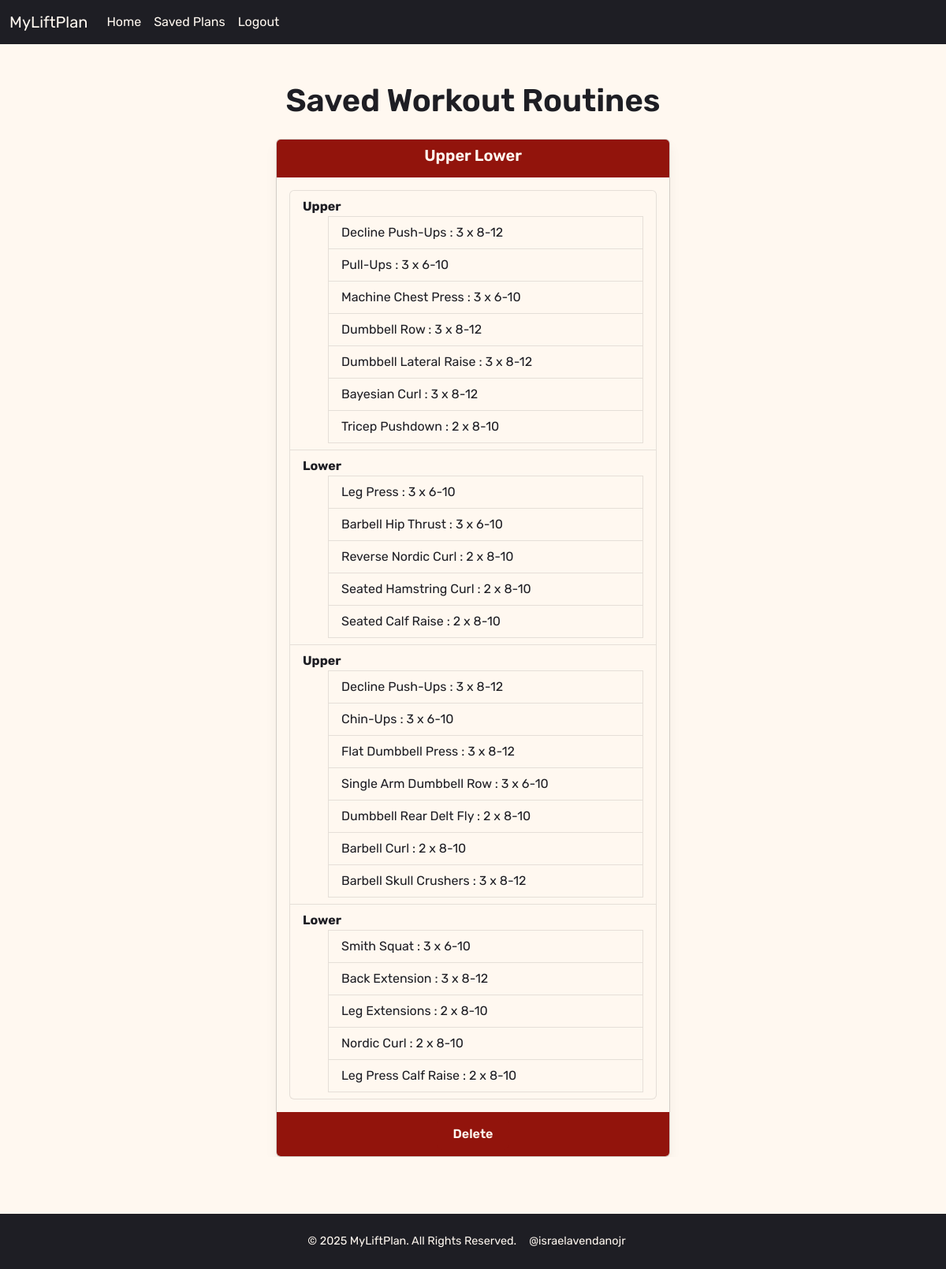
Page /saved_plans (signed in) on the earlier database version.
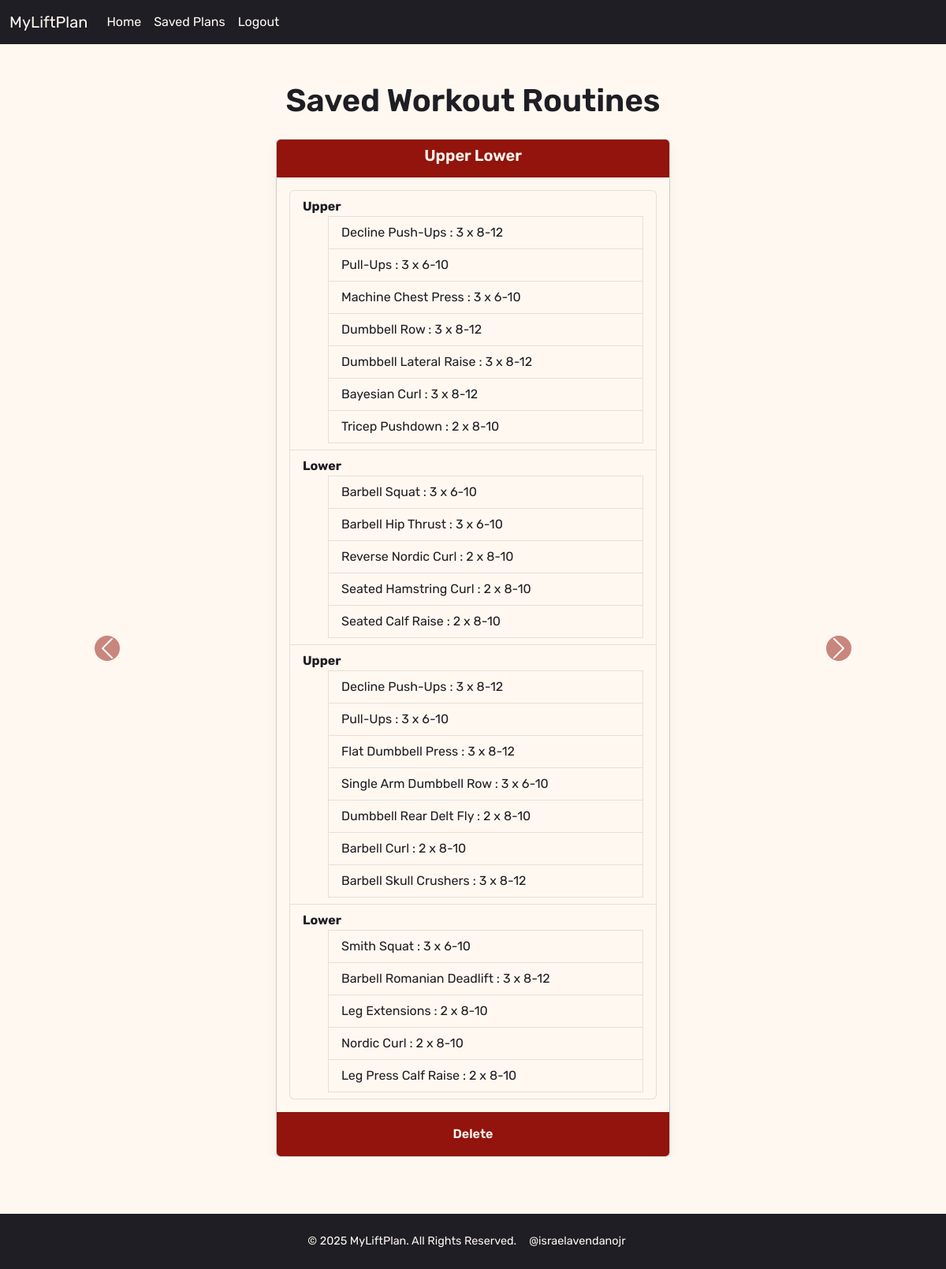
Same page on the later database version.
### website/models.py (models this page shows, shortened)
class SavedPlan(db.Model):
    id = db.Column(db.Integer, primary_key=True)
    split_name = db.Column(db.String(100), nullable=False)
    plan = db.Column(db.Text, unique=True, nullable=False)
    user_id = db.Column(db.Integer, db.ForeignKey('user.id'), nullable=False)
    def get_plan_data(self):
            try:
                return json.loads(self.plan)  # Convert JSON string back to dict
            except json.JSONDecodeError as e:
                return {}

class Exercise(db.Model):
    id = db.Column(db.Integer, primary_key=True)
    name = db.Column(db.String(100), nullable=False)
    role_id = db.Column(db.Integer, db.ForeignKey('exercise_role.id'), nullable=False)
    role = db.relationship('ExerciseRole', backref='exercises')
    equipment = db.Column(db.String(100), nullable=False)
    type = db.Column(Enum(ExerciseType, name="exercise_type_enum"), nullable=False)

### website/views.py (the view)
@views.route('/saved_plans')
@login_required
def saved_plans():
    plans = SavedPlan.query.filter_by(user_id=current_user.id).all()
    exercises = Exercise.query.all()
    exercises_by_role = defaultdict(list)
    exercises_by_role_serializable = defaultdict(list)
    for exercise in exercises:
        role_name = exercise.role.name  # turn ExerciseRole into plain string
        exercises_by_role_serializable[role_name].append({
            'id': exercise.id,
            'name': exercise.name,
        })
    return render_template("saved_plans.html", user=current_user, plans=plans, exercises_by_role=exercises_by_role_serializable)

### website/__init__.py (called while the page is built)
def create_app():
    app = Flask(__name__)
    app.config['SECRET_KEY'] = 'hjdaksdhjkasdhjklasdhjka'
    app.config['SQLALCHEMY_DATABASE_URI'] = f'sqlite:///{DB_NAME}'
    db.init_app(app)
    from .views import views
    from .auth import auth
    app.register_blueprint(views, url_prefix='/')
    app.register_blueprint(auth, url_prefix='/')
    from .models import User, WorkoutPreferences, WorkoutSplit, WorkoutDay, ExerciseRole, Exercise, SavedPlan
    with app.app_context():
        db.create_all()
    login_manager = LoginManager()
    login_manager.login_view = 'auth.login'
    login_manager.init_app(app)
    @login_manager.user_loader
    def load_user(id):
        return User.query.get(int(id))
    return app

### website/templates/saved_plans.html (shortened to what this page needs)
{% extends "base.html" %}
{% block content %}
<div class="container mt-4">
    <h1 class="text-center mb-4" style="color: var(--bs-primary);">Saved Workout Routines</h1>
    {% if plans %}
    <div id="workoutCarousel" class="carousel slide" data-bs-ride="false">
        <div class="carousel-inner">
            {% for plan in plans %}
            <div class="carousel-item {% if loop.first %}active{% endif %}">
                <div class="card mx-auto" style="max-width: 500px;">
                    <div class="card-header text-center">
                        <h5 class="card-title">{{ plan.split_name }}</h5>
                    </div>
                    <div class="card-body">
                        <ul class="list-group">
                            {% for day in plan.get_plan_data().days %}
                            <li class="list-group-item">
                                <strong>{{ day.name }}</strong>
                                <ul>
                                    {% for exercise in day.exercises %}
                                    <li class="list-group-item" data-bs-toggle="modal" data-bs-target="#exerciseModal"
                                        data-exercise-id="{{ exercise.id }}" data-exercise-name="{{ exercise.name }}"
                                        data-exercise-role="{{ exercise.role.name }}" data-sets="{{ exercise.sets }}"
                                        data-start-reps="{{ exercise.start_reps }}"
                                        data-end-reps="{{ exercise.end_reps }}" data-plan-id="{{ plan.id }}">
                                        {{ exercise.name }} : {{ exercise.sets }} x {{ exercise.start_reps }}-{{
                                        exercise.end_reps }}
                                    </li>
                                    {% endfor %}
                                </ul>
                            </li>
                            {% endfor %}
                        </ul>
                    </div>
                    <div class="card-footer text-center">
                        <form method="POST" action="{{ url_for('views.delete_plan', plan_id=plan.id) }}"
                            style="display:inline;">
                            <button type="submit" class="btn btn-theme"
                                onclick="return confirm('Are you sure you want to delete this plan?');">Delete</button>
                        </form>
                    </div>
                </div>
            </div>
            {% endfor %}
        </div>
        {% if 1 < plans|length %} <button class="carousel-control-prev" type="button" data-bs-target="#workoutCarousel"
            data-bs-slide="prev">
            <span class="carousel-control-prev-icon" aria-hidden="true"></span>
            </button>
            <button class="carousel-control-next" type="button" data-bs-target="#workoutCarousel" data-bs-slide="next">
                <span class="carousel-control-next-icon" aria-hidden="true"></span>
            </button>
            {% endif %}
    </div>
    {% else %}
    <p class="text-center">No workout plans available. Please generate a plan first.</p>
    {% endif %}
</div>
{% endblock %}

### website/templates/base.html (shortened to what this page needs)
<!DOCTYPE html>
<html>
<head>
  <link href="https://cdn.jsdelivr.net/npm/bootstrap@5.3.0/dist/css/bootstrap.min.css" rel="stylesheet">
  <link rel="stylesheet" href="{{ url_for('static', filename='styles.css') }}">
</head>
<body class="text-dark">
  <nav class="navbar navbar-expand-lg navbar-light" style="background-color: var(--bs-primary);">
    <div class="container-fluid">
      <a class="navbar-brand text-light" href="/">MyLiftPlan</a>
      <div class="collapse navbar-collapse" id="navbarNav">
        <ul class="navbar-nav">
          {% if user.is_authenticated %}
          <li class="nav-item">
            <a class="nav-link active text-light" href="/">Home</a>
          </li>
          <li class="nav-item">
            <a class="nav-link text-light" href="/saved_plans">Saved Plans</a>
          </li>
          <li class="nav-item">
            <a class="nav-link text-light" href="/logout">Logout</a>
          </li>
        {% endif %}
      </div>
    </div>
  </nav>
  <main class="container my-4">
  {% block content %}{% endblock %}
  </main>
  <footer class="bg-dark text-light text-center py-4 mt-5">
    <div class="container">
      <div class="d-flex justify-content-center align-items-center">
        <p class="mb-0 me-3">&copy; 2025 MyLiftPlan. All Rights Reserved.</p>
        <a href="https://www.israelavendanojr.com/" target="_blank" class="text-light me-3">@israelavendanojr</a>
      </div>
    </div>
  </footer>
</body>
</html>

### website/static/styles.css (style rules this page uses)
:root { --bs-primary: #1e1e24; --bs-secondary: #92140c; --bs-light: #fff8f0; --bs-dark: #1e1e24; --bs-body-color: var(--bs-dark); }
body { background-color: var(--bs-light); color: var(--bs-body-color); font-family: 'Rubik', sans-serif; font-weight: 400; }
h1, h2, h3, h4, h5, h6, .form-label, .btn { font-weight: 600; }
.navbar, .navbar-brand, .navbar-nav .nav-link { font-family: 'Rubik', sans-serif !important; }
.navbar { background-color: var(--bs-primary) !important; }
.navbar-brand { color: var(--bs-light) !important; }
.navbar-nav .nav-link { color: var(--bs-light) !important; }
.btn-theme { background-color: var(--bs-secondary); color: var(--bs-light); border: none; padding: 0.5rem 1.25rem; font-weight: 600; border-radius: 0.375rem; transition: background-color 0.2s ease, transform 0.3s ease; }
.text-dark { color: var(--bs-dark) !important; }
.text-light { color: var(--bs-light) !important; }
.bg-dark { background-color: var(--bs-dark) !important; }
.card { background-color: var(--bs-light); color: var(--bs-dark); box-shadow: 0 0.5rem 1rem rgba(0,0,0,0.05); }
.card .card-header, .card .card-footer { background-color: var(--bs-secondary); color: var(--bs-light); border: none; }
.list-group-item { background-color: var(--bs-light); color: var(--bs-dark); border-color: rgba(0,0,0,0.1); }
.carousel-control-prev-icon, .carousel-control-next-icon { background-color: var(--bs-secondary); border-radius: 50%; }
.card-title { color: var(--bs-light); }
html, body { height: 100%; margin: 0; display: flex; flex-direction: column; }
main { flex: 1; }

### website/templates/base.html (style rules this page uses)
html, body { height: 100%; margin: 0; display: flex; flex-direction: column; }
footer { background-color: #343a40; color: #fff; text-align: center; padding: 20px 0; margin-top: auto; }
footer { font-size: 0.9rem; }
footer a { text-decoration: none; }

Differences in the rows shown:
changed SavedPlan "Upper Lower": loses Exercise (name "Leg Press", sets "3", start_reps "6", end_reps "10"); loses Exercise (name "Chin-Ups", sets "3", start_reps "6", end_reps "10"); loses Exercise (name "Back Extension", sets "3", start_reps "8", end_reps "12"); gains Exercise (name "Barbell Squat", sets "3", start_reps "6", end_reps "10"); gains Exercise (name "Barbell Romanian Deadlift", sets "3", start_reps "8", end_reps "12"); gains Exercise (name "Pull-Ups", sets "3", start_reps "6", end_reps "10")
